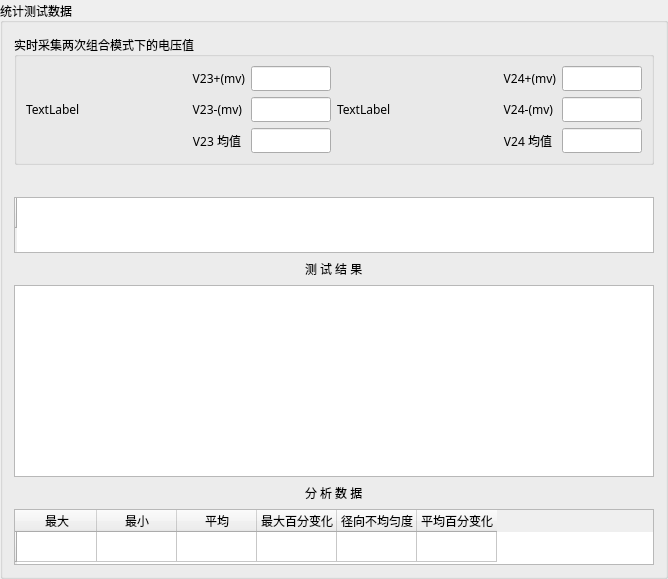
      <widget class="QGroupBox" name="groupBox_5">
       <property name="font">
        <font>
         <family>新宋体</family>
         <pointsize>9</pointsize>
        </font>
       </property>
       <property name="title">
        <string>统计测试数据</string>
       </property>
       <property name="alignment">
        <set>Qt::AlignLeading|Qt::AlignLeft|Qt::AlignVCenter</set>
       </property>
       <layout class="QVBoxLayout" name="verticalLayout">
        <item>
         <widget class="QGroupBox" name="showValueGroup">
          <property name="sizePolicy">
           <sizepolicy hsizetype="Preferred" vsizetype="Fixed">
            <horstretch>0</horstretch>
            <verstretch>0</verstretch>
           </sizepolicy>
          </property>
          <property name="font">
           <font>
            <family>新宋体</family>
            <pointsize>9</pointsize>
           </font>
          </property>
          <property name="title">
           <string>实时采集两次组合模式下的电压值</string>
          </property>
          <property name="alignment">
           <set>Qt::AlignLeading|Qt::AlignLeft|Qt::AlignVCenter</set>
          </property>
          <layout class="QHBoxLayout" name="horizontalLayout_20">
           <item>
            <layout class="QHBoxLayout" name="horizontalLayout_4">
             <item>
              <widget class="QLabel" name="picOnelabel">
               <property name="enabled">
                <bool>true</bool>
               </property>
               <property name="sizePolicy">
                <sizepolicy hsizetype="Fixed" vsizetype="Fixed">
                 <horstretch>0</horstretch>
                 <verstretch>0</verstretch>
                </sizepolicy>
               </property>
               <property name="minimumSize">
                <size>
                 <width>160</width>
                 <height>0</height>
                </size>
               </property>
               <property name="maximumSize">
                <size>
                 <width>160</width>
                 <height>90</height>
                </size>
               </property>
               <property name="font">
                <font>
                 <pointsize>9</pointsize>
                </font>
               </property>
               <property name="text">
                <string>TextLabel</string>
               </property>
              </widget>
             </item>
             <item>
              <layout class="QVBoxLayout" name="verticalLayout_4">
               <item>
                <widget class="QLabel" name="label_7">
                 <property name="sizePolicy">
                  <sizepolicy hsizetype="Fixed" vsizetype="Preferred">
                   <horstretch>0</horstretch>
                   <verstretch>0</verstretch>
                  </sizepolicy>
                 </property>
                 <property name="font">
                  <font>
                   <pointsize>9</pointsize>
                   <underline>false</underline>
                  </font>
                 </property>
                 <property name="text">
                  <string>V23+(mv)</string>
                 </property>
                 <property name="alignment">
                  <set>Qt::AlignRight|Qt::AlignTrailing|Qt::AlignVCenter</set>
                 </property>
                </widget>
               </item>
               <item>
                <widget class="QLabel" name="label_8">
                 <property name="sizePolicy">
                  <sizepolicy hsizetype="Fixed" vsizetype="Preferred">
                   <horstretch>0</horstretch>
                   <verstretch>0</verstretch>
                  </sizepolicy>
                 </property>
                 <property name="font">
                  <font>
                   <pointsize>9</pointsize>
                   <underline>false</underline>
                  </font>
                 </property>
                 <property name="text">
                  <string>V23-(mv)</string>
                 </property>
                 <property name="alignment">
                  <set>Qt::AlignRight|Qt::AlignTrailing|Qt::AlignVCenter</set>
                 </property>
                </widget>
               </item>
               <item>
                <widget class="QLabel" name="label_9">
                 <property name="sizePolicy">
                  <sizepolicy hsizetype="Fixed" vsizetype="Preferred">
                   <horstretch>0</horstretch>
                   <verstretch>0</verstretch>
                  </sizepolicy>
                 </property>
                 <property name="font">
                  <font>
                   <pointsize>9</pointsize>
                   <underline>false</underline>
                  </font>
                 </property>
                 <property name="text">
                  <string>V23 均值</string>
                 </property>
                 <property name="alignment">
                  <set>Qt::AlignRight|Qt::AlignTrailing|Qt::AlignVCenter</set>
                 </property>
                </widget>
               </item>
              </layout>
             </item>
             <item>
              <layout class="QVBoxLayout" name="verticalLayout_5">
               <item>
                <widget class="QLineEdit" name="v23PositiveEdit">
                 <property name="sizePolicy">
                  <sizepolicy hsizetype="Fixed" vsizetype="Fixed">
                   <horstretch>0</horstretch>
                   <verstretch>0</verstretch>
                  </sizepolicy>
                 </property>
                 <property name="minimumSize">
                  <size>
                   <width>80</width>
                   <height>0</height>
                  </size>
                 </property>
                 <property name="maximumSize">
                  <size>
                   <width>80</width>
                   <height>16777215</height>
                  </size>
                 </property>
                 <property name="font">
                  <font>
                   <pointsize>9</pointsize>
                  </font>
                 </property>
                 <property name="toolTip">
                  <string>v23</string>
                 </property>
                 <property name="alignment">
                  <set>Qt::AlignCenter</set>
                 </property>
                 <property name="readOnly">
                  <bool>true</bool>
                 </property>
                </widget>
               </item>
               <item>
                <widget class="QLineEdit" name="v23NegativeEdit">
                 <property name="sizePolicy">
                  <sizepolicy hsizetype="Fixed" vsizetype="Fixed">
                   <horstretch>0</horstretch>
                   <verstretch>0</verstretch>
                  </sizepolicy>
                 </property>
                 <property name="minimumSize">
                  <size>
                   <width>80</width>
                   <height>0</height>
                  </size>
                 </property>
                 <property name="maximumSize">
                  <size>
                   <width>80</width>
                   <height>16777215</height>
                  </size>
                 </property>
                 <property name="font">
                  <font>
                   <pointsize>9</pointsize>
                  </font>
                 </property>
                 <property name="toolTip">
                  <string>v32</string>
                 </property>
                 <property name="alignment">
                  <set>Qt::AlignCenter</set>
                 </property>
                 <property name="readOnly">
                  <bool>true</bool>
                 </property>
                </widget>
               </item>
               <item>
                <widget class="QLineEdit" name="v23AverageEdit">
                 <property name="sizePolicy">
                  <sizepolicy hsizetype="Fixed" vsizetype="Fixed">
                   <horstretch>0</horstretch>
                   <verstretch>0</verstretch>
                  </sizepolicy>
                 </property>
                 <property name="minimumSize">
                  <size>
                   <width>80</width>
                   <height>0</height>
                  </size>
                 </property>
                 <property name="maximumSize">
                  <size>
                   <width>80</width>
                   <height>16777215</height>
                  </size>
                 </property>
                 <property name="font">
                  <font>
                   <pointsize>9</pointsize>
                  </font>
                 </property>
                 <property name="toolTip">
                  <string>v23avr</string>
                 </property>
                 <property name="alignment">
                  <set>Qt::AlignCenter</set>
                 </property>
                 <property name="readOnly">
                  <bool>true</bool>
                 </property>
                </widget>
               </item>
              </layout>
             </item>
            </layout>
           </item>
           <item>
            <layout class="QHBoxLayout" name="horizontalLayout_5">
             <item>
              <widget class="QLabel" name="picTwolabel">
               <property name="enabled">
                <bool>true</bool>
               </property>
               <property name="sizePolicy">
                <sizepolicy hsizetype="Fixed" vsizetype="Fixed">
                 <horstretch>0</horstretch>
                 <verstretch>0</verstretch>
                </sizepolicy>
               </property>
               <property name="minimumSize">
                <size>
                 <width>160</width>
                 <height>0</height>
                </size>
               </property>
               <property name="maximumSize">
                <size>
                 <width>160</width>
                 <height>90</height>
                </size>
               </property>
               <property name="font">
                <font>
                 <pointsize>9</pointsize>
                </font>
               </property>
               <property name="text">
                <string>TextLabel</string>
               </property>
              </widget>
             </item>
             <item>
              <layout class="QVBoxLayout" name="verticalLayout_6">
               <item>
                <widget class="QLabel" name="label_10">
                 <property name="sizePolicy">
                  <sizepolicy hsizetype="Fixed" vsizetype="Preferred">
                   <horstretch>0</horstretch>
                   <verstretch>0</verstretch>
                  </sizepolicy>
                 </property>
                 <property name="font">
                  <font>
                   <pointsize>9</pointsize>
                   <underline>false</underline>
                  </font>
                 </property>
                 <property name="text">
                  <string>V24+(mv)</string>
                 </property>
                 <property name="alignment">
                  <set>Qt::AlignRight|Qt::AlignTrailing|Qt::AlignVCenter</set>
                 </property>
                </widget>
               </item>
               <item>
                <widget class="QLabel" name="label_11">
                 <property name="sizePolicy">
                  <sizepolicy hsizetype="Fixed" vsizetype="Preferred">
                   <horstretch>0</horstretch>
                   <verstretch>0</verstretch>
                  </sizepolicy>
                 </property>
                 <property name="font">
                  <font>
                   <pointsize>9</pointsize>
                   <underline>false</underline>
                  </font>
                 </property>
                 <property name="text">
                  <string>V24-(mv)</string>
                 </property>
                 <property name="alignment">
                  <set>Qt::AlignRight|Qt::AlignTrailing|Qt::AlignVCenter</set>
                 </property>
                </widget>
               </item>
               <item>
                <widget class="QLabel" name="label_12">
                 <property name="sizePolicy">
                  <sizepolicy hsizetype="Fixed" vsizetype="Preferred">
                   <horstretch>0</horstretch>
                   <verstretch>0</verstretch>
                  </sizepolicy>
                 </property>
                 <property name="font">
                  <font>
                   <pointsize>9</pointsize>
                   <underline>false</underline>
                  </font>
                 </property>
                 <property name="text">
                  <string>V24 均值</string>
                 </property>
                 <property name="alignment">
                  <set>Qt::AlignRight|Qt::AlignTrailing|Qt::AlignVCenter</set>
                 </property>
                </widget>
               </item>
              </layout>
             </item>
             <item>
              <layout class="QVBoxLayout" name="verticalLayout_7">
               <item>
                <widget class="QLineEdit" name="v24PositiveEdit">
                 <property name="sizePolicy">
                  <sizepolicy hsizetype="Fixed" vsizetype="Fixed">
                   <horstretch>0</horstretch>
                   <verstretch>0</verstretch>
                  </sizepolicy>
                 </property>
                 <property name="minimumSize">
                  <size>
                   <width>80</width>
                   <height>0</height>
                  </size>
                 </property>
                 <property name="maximumSize">
                  <size>
                   <width>80</width>
                   <height>16777215</height>
                  </size>
                 </property>
                 <property name="font">
                  <font>
                   <pointsize>9</pointsize>
                  </font>
                 </property>
                 <property name="toolTip">
                  <string>v24</string>
                 </property>
                 <property name="alignment">
                  <set>Qt::AlignCenter</set>
                 </property>
                 <property name="readOnly">
                  <bool>true</bool>
                 </property>
                </widget>
               </item>
               <item>
                <widget class="QLineEdit" name="v24NegativeEdit">
                 <property name="sizePolicy">
                  <sizepolicy hsizetype="Fixed" vsizetype="Fixed">
                   <horstretch>0</horstretch>
                   <verstretch>0</verstretch>
                  </sizepolicy>
                 </property>
                 <property name="minimumSize">
                  <size>
                   <width>80</width>
                   <height>0</height>
                  </size>
                 </property>
                 <property name="maximumSize">
                  <size>
                   <width>80</width>
                   <height>16777215</height>
                  </size>
                 </property>
                 <property name="font">
                  <font>
                   <pointsize>9</pointsize>
                  </font>
                 </property>
                 <property name="toolTip">
                  <string>v42</string>
                 </property>
                 <property name="alignment">
                  <set>Qt::AlignCenter</set>
                 </property>
                 <property name="readOnly">
                  <bool>true</bool>
                 </property>
                </widget>
               </item>
               <item>
                <widget class="QLineEdit" name="v24AverageEdit">
                 <property name="sizePolicy">
                  <sizepolicy hsizetype="Fixed" vsizetype="Fixed">
                   <horstretch>0</horstretch>
                   <verstretch>0</verstretch>
                  </sizepolicy>
                 </property>
                 <property name="minimumSize">
                  <size>
                   <width>80</width>
                   <height>0</height>
                  </size>
                 </property>
                 <property name="maximumSize">
                  <size>
                   <width>80</width>
                   <height>16777215</height>
                  </size>
                 </property>
                 <property name="font">
                  <font>
                   <pointsize>9</pointsize>
                  </font>
                 </property>
                 <property name="toolTip">
                  <string>v24avr</string>
                 </property>
                 <property name="alignment">
                  <set>Qt::AlignCenter</set>
                 </property>
                 <property name="readOnly">
                  <bool>true</bool>
                 </property>
                </widget>
               </item>
              </layout>
             </item>
            </layout>
           </item>
          </layout>
         </widget>
        </item>
        <item>
         <layout class="QHBoxLayout" name="horizontalLayout">
          <item>
           <spacer name="horizontalSpacer_2">
            <property name="orientation">
             <enum>Qt::Horizontal</enum>
            </property>
            <property name="sizeHint" stdset="0">
             <size>
              <width>40</width>
              <height>20</height>
             </size>
            </property>
           </spacer>
          </item>
          <item>
           <widget class="QLabel" name="resualtTitle">
            <property name="sizePolicy">
             <sizepolicy hsizetype="Preferred" vsizetype="Fixed">
              <horstretch>0</horstretch>
              <verstretch>0</verstretch>
             </sizepolicy>
            </property>
            <property name="font">
             <font>
              <family>新宋体</family>
              <pointsize>9</pointsize>
              <weight>50</weight>
              <bold>false</bold>
             </font>
            </property>
            <property name="text">
             <string/>
            </property>
           </widget>
          </item>
          <item>
           <spacer name="horizontalSpacer">
            <property name="orientation">
             <enum>Qt::Horizontal</enum>
            </property>
            <property name="sizeHint" stdset="0">
             <size>
              <width>40</width>
              <height>20</height>
             </size>
            </property>
           </spacer>
          </item>
         </layout>
        </item>
        <item>
         <widget class="QTableWidget" name="informationTableWidget">
          <property name="sizePolicy">
           <sizepolicy hsizetype="Preferred" vsizetype="Fixed">
            <horstretch>0</horstretch>
            <verstretch>0</verstretch>
           </sizepolicy>
          </property>
          <property name="minimumSize">
           <size>
            <width>300</width>
            <height>0</height>
           </size>
          </property>
          <property name="maximumSize">
           <size>
            <width>10000</width>
            <height>56</height>
           </size>
          </property>
          <property name="font">
           <font>
            <pointsize>9</pointsize>
           </font>
          </property>
          <property name="editTriggers">
           <set>QAbstractItemView::NoEditTriggers</set>
          </property>
          <attribute name="horizontalHeaderCascadingSectionResizes">
           <bool>false</bool>
          </attribute>
          <attribute name="horizontalHeaderDefaultSectionSize">
           <number>77</number>
          </attribute>
          <attribute name="horizontalHeaderStretchLastSection">
           <bool>false</bool>
          </attribute>
          <attribute name="verticalHeaderCascadingSectionResizes">
           <bool>false</bool>
          </attribute>
          <attribute name="verticalHeaderStretchLastSection">
           <bool>false</bool>
          </attribute>
          <row>
           <property name="text">
            <string/>
           </property>
          </row>
         </widget>
        </item>
        <item>
         <layout class="QHBoxLayout" name="horizontalLayout_2">
          <item>
           <spacer name="horizontalSpacer_4">
            <property name="orientation">
             <enum>Qt::Horizontal</enum>
            </property>
            <property name="sizeHint" stdset="0">
             <size>
              <width>40</width>
              <height>20</height>
             </size>
            </property>
           </spacer>
          </item>
          <item>
           <widget class="QLabel" name="label_15">
            <property name="sizePolicy">
             <sizepolicy hsizetype="Preferred" vsizetype="Fixed">
              <horstretch>0</horstretch>
              <verstretch>0</verstretch>
             </sizepolicy>
            </property>
            <property name="font">
             <font>
              <family>新宋体</family>
              <pointsize>9</pointsize>
              <kerning>true</kerning>
             </font>
            </property>
            <property name="text">
             <string>测 试 结 果</string>
            </property>
           </widget>
          </item>
          <item>
           <spacer name="horizontalSpacer_3">
            <property name="orientation">
             <enum>Qt::Horizontal</enum>
            </property>
            <property name="sizeHint" stdset="0">
             <size>
              <width>40</width>
              <height>20</height>
             </size>
            </property>
           </spacer>
          </item>
         </layout>
        </item>
        <item>
         <widget class="QTableWidget" name="resultTableWidget">
          <property name="sizePolicy">
           <sizepolicy hsizetype="Minimum" vsizetype="Expanding">
            <horstretch>0</horstretch>
            <verstretch>0</verstretch>
           </sizepolicy>
          </property>
          <property name="minimumSize">
           <size>
            <width>500</width>
            <height>0</height>
           </size>
          </property>
          <property name="font">
           <font>
            <pointsize>9</pointsize>
           </font>
          </property>
          <property name="editTriggers">
           <set>QAbstractItemView::NoEditTriggers</set>
          </property>
          <attribute name="horizontalHeaderDefaultSectionSize">
           <number>78</number>
          </attribute>
         </widget>
        </item>
        <item>
         <layout class="QHBoxLayout" name="horizontalLayout_3">
          <item>
           <spacer name="horizontalSpacer_6">
            <property name="orientation">
             <enum>Qt::Horizontal</enum>
            </property>
            <property name="sizeHint" stdset="0">
             <size>
              <width>40</width>
              <height>20</height>
             </size>
            </property>
           </spacer>
          </item>
          <item>
           <widget class="QLabel" name="label_16">
            <property name="sizePolicy">
             <sizepolicy hsizetype="Preferred" vsizetype="Fixed">
              <horstretch>0</horstretch>
              <verstretch>0</verstretch>
             </sizepolicy>
            </property>
            <property name="font">
             <font>
              <family>新宋体</family>
              <pointsize>9</pointsize>
             </font>
            </property>
            <property name="text">
             <string>分 析 数 据</string>
            </property>
           </widget>
          </item>
          <item>
           <spacer name="horizontalSpacer_5">
            <property name="orientation">
             <enum>Qt::Horizontal</enum>
            </property>
            <property name="sizeHint" stdset="0">
             <size>
              <width>40</width>
              <height>20</height>
             </size>
            </property>
           </spacer>
          </item>
         </layout>
        </item>
        <item>
         <widget class="QTableWidget" name="analysisTableWidget">
          <property name="sizePolicy">
           <sizepolicy hsizetype="Preferred" vsizetype="Fixed">
            <horstretch>0</horstretch>
            <verstretch>0</verstretch>
           </sizepolicy>
          </property>
          <property name="minimumSize">
           <size>
            <width>0</width>
            <height>50</height>
           </size>
          </property>
          <property name="maximumSize">
           <size>
            <width>16777215</width>
            <height>56</height>
           </size>
          </property>
          <property name="font">
           <font>
            <pointsize>9</pointsize>
           </font>
          </property>
          <attribute name="horizontalHeaderDefaultSectionSize">
           <number>80</number>
          </attribute>
          <row>
           <property name="text">
            <string/>
           </property>
          </row>
          <column>
           <property name="text">
            <string>最大</string>
           </property>
          </column>
          <column>
           <property name="text">
            <string>最小</string>
           </property>
          </column>
          <column>
           <property name="text">
            <string>平均</string>
           </property>
          </column>
          <column>
           <property name="text">
            <string>最大百分变化</string>
           </property>
          </column>
          <column>
           <property name="text">
            <string>径向不均匀度</string>
           </property>
          </column>
          <column>
           <property name="text">
            <string>平均百分变化</string>
           </property>
          </column>
         </widget>
        </item>
       </layout>
      </widget>
